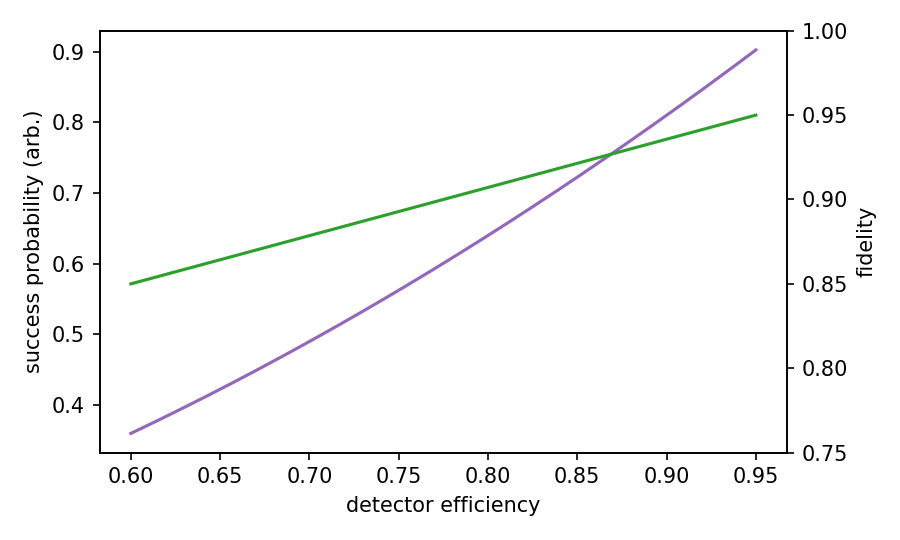

The Python source for this figure:
import pathlib

import numpy as np
import matplotlib.pyplot as plt


def main() -> None:
    eta = np.linspace(0.6, 0.95, 200)
    success = eta ** 2
    fidelity = 0.85 + 0.1 * (eta - 0.6) / 0.35
    fidelity = np.clip(fidelity, 0.8, 0.98)

    fig, ax1 = plt.subplots(figsize=(6.0, 3.6))
    ax1.plot(eta, success, color="tab:purple")
    ax1.set_xlabel("detector efficiency")
    ax1.set_ylabel("success probability (arb.)")

    ax2 = ax1.twinx()
    ax2.plot(eta, fidelity, color="tab:green")
    ax2.set_ylabel("fidelity")
    ax2.set_ylim(0.75, 1.0)

    fig.tight_layout()
    out_path = pathlib.Path(__file__).with_suffix(".png")
    fig.savefig(out_path, dpi=150)
    plt.close(fig)


if __name__ == "__main__":
    main()
